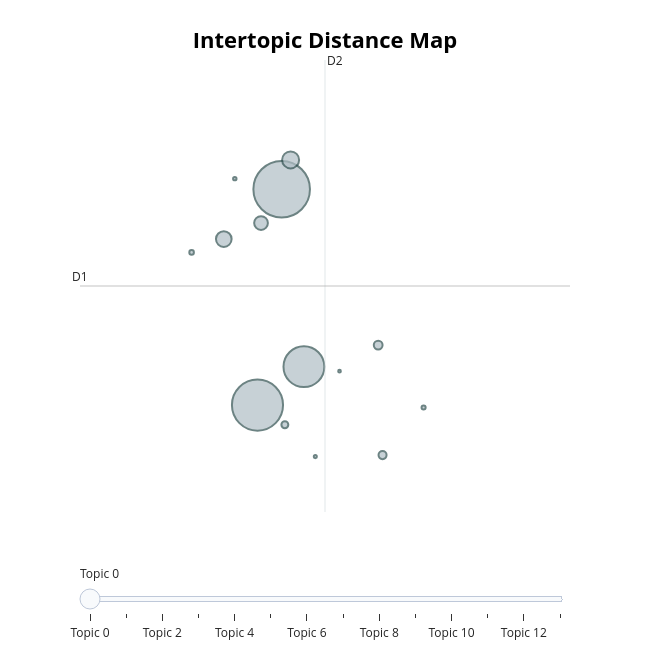
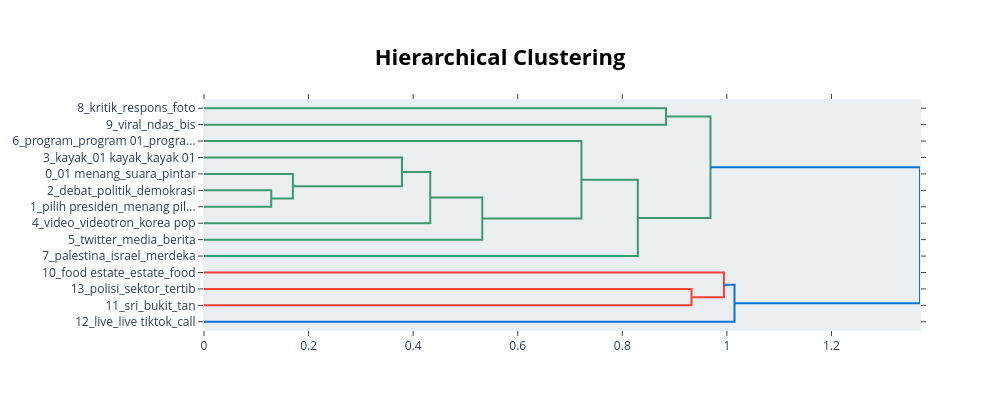
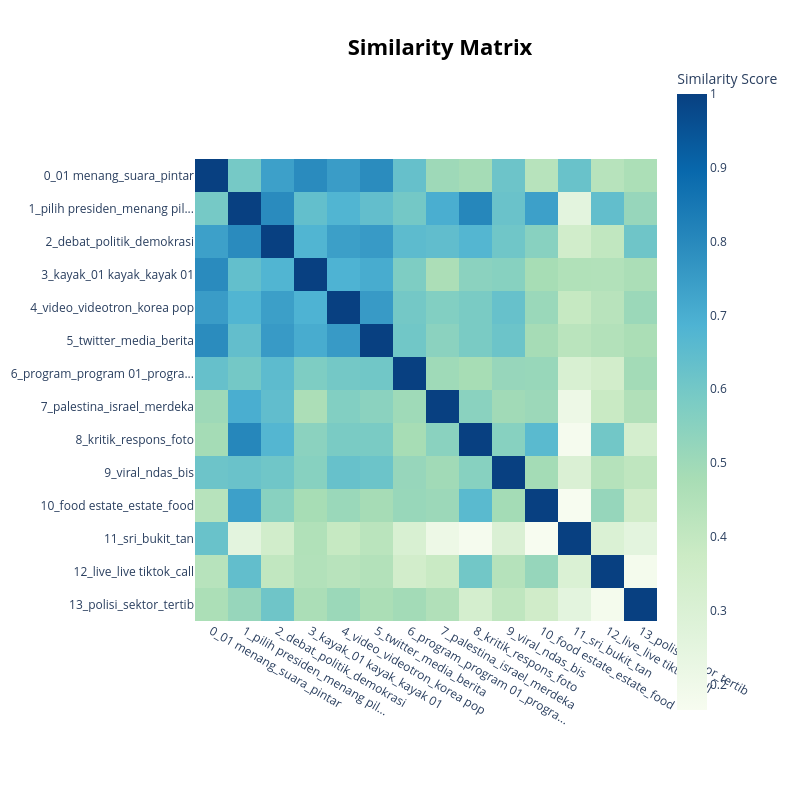

Source (notebook cell) for these figures, in order:
### Code cell
# Get the improved topic information
topic_info = topic_model.get_topic_info()
print("\nImproved Topic Information:")
print(topic_info.head(10))

# Print topics with their new labels
print("\Topik Pembicaraan Masyarakat terhadap Pasangan Anies-Cak Imin:")
for index, row in topic_info.iterrows():
    if row["Topic"] != -1:  # Skip outlier topic
        topic_id = row["Topic"]
        words = [word[0] for word in topic_model.get_topic(topic_id)[:8]]
        print(f"Theme: {row['Name']}")
        print(f"Keywords: {', '.join(words)}")
        print(f"Document count: {row['Count']}")
        print("-" * 50)

# Create a topic distribution visualization
plt.figure(figsize=(12, 6))
topic_counts = topic_info[topic_info["Topic"] != -1]["Count"]
topic_names = [label for topic, label in topic_labels.items() if topic != -1][:len(topic_counts)]

# Plot with better color scheme
bars = plt.bar(topic_names, topic_counts, color=plt.cm.viridis(np.linspace(0, 1, len(topic_counts))))

# Add count labels on top of bars
for bar in bars:
    height = bar.get_height()
    plt.text(bar.get_x() + bar.get_width()/2., height + 0.5,
            f'{int(height)}', ha='center', va='bottom', fontweight='bold')

plt.xticks(rotation=45, ha="right")
plt.title("Distribusi Topik Pembicaraan Masyarakat terhadap Pasangan Anies-Cak Imin", fontsize=14, fontweight='bold')
plt.xlabel("Topik Pembicaraan", fontsize=12)
plt.ylabel("Number of Tweets", fontsize=12)
plt.tight_layout()
plt.grid(axis='y', linestyle='--', alpha=0.7)
plt.show()

# Display interactive visualizations
intertopic_map = topic_model.visualize_topics()
display(intertopic_map)

# Create hierarchical clustering visualization
hierarchy = topic_model.visualize_hierarchy()
display(hierarchy)

# Create heatmap of topic similarities
heatmap = topic_model.visualize_heatmap()
display(heatmap)

# Create word clouds for top 3 topics
plt.figure(figsize=(15, 10))
for i, topic_id in enumerate(topic_info[topic_info['Topic'] != -1]['Topic'][:3]):
    plt.subplot(1, 3, i+1)
    
    # Get topic words and weights
    words = dict(topic_model.get_topic(topic_id)[:15])
    
    # Create and display wordcloud
    wordcloud = WordCloud(width=400, height=400, background_color='white', 
                          colormap='viridis', max_words=50).generate_from_frequencies(words)
    
    plt.imshow(wordcloud, interpolation='bilinear')
    plt.title(f"Topic: {topic_labels[topic_id]}", fontsize=12)
    plt.axis('off')

plt.tight_layout()
plt.show()

### Figure 1 — Plotly figure (JSON) as saved in the notebook; plotly's stock layout.template omitted (floating-point values rounded to 4 significant figures)
{"data": [{"customdata": [[0, "01 menang | suara | pintar | pilih 01 | 01 01", 6283], [1, "pilih presiden | menang pilih presiden | sambut | bangsa | maju", 5131], [2, "debat | politik | demokrasi | calon presiden | calon wakil presiden", 3274], [3, "kayak | 01 kayak | kayak 01 | kayak dukung | kayak dukung 01", 567], [4, "video | videotron | korea pop | korea | pop", 480], [5, "twitter | media | berita | media sosial | sosial", 371], [6, "program | program 01 | program kerja | misi program | visi misi program", 152], [7, "palestina | israel | merdeka | free | aksi", 127], [8, "kritik | respons | foto | komentar | lihat foto", 94], [9, "viral | ndas | bis | jelek 01 | angkut", 41], [10, "food estate | estate | food | siang gratis | gratis", 33], [11, "sri | bukit | tan | bintang | ismail", 23], [12, "live | live tiktok | call | tik | tik tok", 18], [13, "polisi | sektor | tertib | laksana | bina", 14]], "hovertemplate": "<b>Topic %{customdata[0]}</b><br>%{customdata[1]}<br>Size: %{customdata[2]}", "legendgroup": "", "marker": {"color": "#B0BEC5", "line": {"color": "DarkSlateGrey", "width": 2}, "size": [6283, 5131, 3274, 567, 480, 371, 152, 127, 94, 41, 33, 23, 18, 14], "sizemode": "area", "sizeref": 3.927, "symbol": "circle"}, "mode": "markers", "name": "", "orientation": "v", "showlegend": false, "type": "scatter", "x": [9.331, 9.061, 9.58, 9.431, 8.684, 9.1, 10.41, 10.46, 9.367, 8.324, 10.92, 8.807, 9.708, 9.979], "xaxis": "x", "y": [10.66, 7.043, 7.685, 11.15, 9.821, 10.09, 8.046, 6.205, 6.713, 9.598, 7.002, 10.83, 6.18, 7.61], "yaxis": "y"}], "layout": {"annotations": [{"showarrow": false, "text": "D1", "x": 7.075, "y": 9.036, "yshift": 10}, {"showarrow": false, "text": "D2", "x": 9.816, "xshift": 10, "y": 12.82}], "height": 650, "hoverlabel": {"bgcolor": "white", "font": {"family": "Rockwell", "size": 16}}, "legend": {"itemsizing": "constant", "tracegroupgap": 0}, "margin": {"t": 60}, "shapes": [{"line": {"color": "#CFD8DC", "width": 2}, "type": "line", "x0": 9.816, "x1": 9.816, "y0": 5.253, "y1": 12.82}, {"line": {"color": "#9E9E9E", "width": 2}, "type": "line", "x0": 7.075, "x1": 12.56, "y0": 9.036, "y1": 9.036}], "sliders": [{"active": 0, "pad": {"t": 50}, "steps": [{"args": [{"marker.color": [["red", "#B0BEC5", "#B0BEC5", "#B0BEC5", "#B0BEC5", "#B0BEC5", "#B0BEC5", "#B0BEC5", "#B0BEC5", "#B0BEC5", "#B0BEC5", "#B0BEC5", "#B0BEC5", "#B0BEC5"]]}], "label": "Topic 0", "method": "update"}, {"args": [{"marker.color": [["#B0BEC5", "red", "#B0BEC5", "#B0BEC5", "#B0BEC5", "#B0BEC5", "#B0BEC5", "#B0BEC5", "#B0BEC5", "#B0BEC5", "#B0BEC5", "#B0BEC5", "#B0BEC5", "#B0BEC5"]]}], "label": "Topic 1", "method": "update"}, {"args": [{"marker.color": [["#B0BEC5", "#B0BEC5", "red", "#B0BEC5", "#B0BEC5", "#B0BEC5", "#B0BEC5", "#B0BEC5", "#B0BEC5", "#B0BEC5", "#B0BEC5", "#B0BEC5", "#B0BEC5", "#B0BEC5"]]}], "label": "Topic 2", "method": "update"}, {"args": [{"marker.color": [["#B0BEC5", "#B0BEC5", "#B0BEC5", "red", "#B0BEC5", "#B0BEC5", "#B0BEC5", "#B0BEC5", "#B0BEC5", "#B0BEC5", "#B0BEC5", "#B0BEC5", "#B0BEC5", "#B0BEC5"]]}], "label": "Topic 3", "method": "update"}, {"args": [{"marker.color": [["#B0BEC5", "#B0BEC5", "#B0BEC5", "#B0BEC5", "red", "#B0BEC5", "#B0BEC5", "#B0BEC5", "#B0BEC5", "#B0BEC5", "#B0BEC5", "#B0BEC5", "#B0BEC5", "#B0BEC5"]]}], "label": "Topic 4", "method": "update"}, {"args": [{"marker.color": [["#B0BEC5", "#B0BEC5", "#B0BEC5", "#B0BEC5", "#B0BEC5", "red", "#B0BEC5", "#B0BEC5", "#B0BEC5", "#B0BEC5", "#B0BEC5", "#B0BEC5", "#B0BEC5", "#B0BEC5"]]}], "label": "Topic 5", "method": "update"}, {"args": [{"marker.color": [["#B0BEC5", "#B0BEC5", "#B0BEC5", "#B0BEC5", "#B0BEC5", "#B0BEC5", "red", "#B0BEC5", "#B0BEC5", "#B0BEC5", "#B0BEC5", "#B0BEC5", "#B0BEC5", "#B0BEC5"]]}], "label": "Topic 6", "method": "update"}, {"args": [{"marker.color": [["#B0BEC5", "#B0BEC5", "#B0BEC5", "#B0BEC5", "#B0BEC5", "#B0BEC5", "#B0BEC5", "red", "#B0BEC5", "#B0BEC5", "#B0BEC5", "#B0BEC5", "#B0BEC5", "#B0BEC5"]]}], "label": "Topic 7", "method": "update"}, {"args": [{"marker.color": [["#B0BEC5", "#B0BEC5", "#B0BEC5", "#B0BEC5", "#B0BEC5", "#B0BEC5", "#B0BEC5", "#B0BEC5", "red", "#B0BEC5", "#B0BEC5", "#B0BEC5", "#B0BEC5", "#B0BEC5"]]}], "label": "Topic 8", "method": "update"}, {"args": [{"marker.color": [["#B0BEC5", "#B0BEC5", "#B0BEC5", "#B0BEC5", "#B0BEC5", "#B0BEC5", "#B0BEC5", "#B0BEC5", "#B0BEC5", "red", "#B0BEC5", "#B0BEC5", "#B0BEC5", "#B0BEC5"]]}], "label": "Topic 9", "method": "update"}, {"args": [{"marker.color": [["#B0BEC5", "#B0BEC5", "#B0BEC5", "#B0BEC5", "#B0BEC5", "#B0BEC5", "#B0BEC5", "#B0BEC5", "#B0BEC5", "#B0BEC5", "red", "#B0BEC5", "#B0BEC5", "#B0BEC5"]]}], "label": "Topic 10", "method": "update"}, {"args": [{"marker.color": [["#B0BEC5", "#B0BEC5", "#B0BEC5", "#B0BEC5", "#B0BEC5", "#B0BEC5", "#B0BEC5", "#B0BEC5", "#B0BEC5", "#B0BEC5", "#B0BEC5", "red", "#B0BEC5", "#B0BEC5"]]}], "label": "Topic 11", "method": "update"}, {"args": [{"marker.color": [["#B0BEC5", "#B0BEC5", "#B0BEC5", "#B0BEC5", "#B0BEC5", "#B0BEC5", "#B0BEC5", "#B0BEC5", "#B0BEC5", "#B0BEC5", "#B0BEC5", "#B0BEC5", "red", "#B0BEC5"]]}], "label": "Topic 12", "method": "update"}, {"args": [{"marker.color": [["#B0BEC5", "#B0BEC5", "#B0BEC5", "#B0BEC5", "#B0BEC5", "#B0BEC5", "#B0BEC5", "#B0BEC5", "#B0BEC5", "#B0BEC5", "#B0BEC5", "#B0BEC5", "#B0BEC5", "red"]]}], "label": "Topic 13", "method": "update"}]}], "title": {"font": {"color": "Black", "size": 22}, "text": "<b>Intertopic Distance Map</b>", "x": 0.5, "xanchor": "center", "y": 0.95, "yanchor": "top"}, "width": 650, "xaxis": {"anchor": "y", "domain": [0, 1], "range": [7.075, 12.56], "title": {"text": ""}, "visible": false}, "yaxis": {"anchor": "x", "domain": [0, 1], "range": [5.253, 12.82], "title": {"text": ""}, "visible": false}}}

### Figure 2 — Plotly figure (JSON) as saved in the notebook; plotly's stock layout.template omitted (floating-point values rounded to 4 significant figures)
{"data": [{"hoverinfo": "text", "marker": {"color": "rgb(61,153,112)"}, "mode": "lines", "type": "scatter", "x": [0.0, 0.8835, 0.8835, 0.0], "xaxis": "x", "y": [-5.0, -5.0, -15.0, -15.0], "yaxis": "y"}, {"hoverinfo": "text", "marker": {"color": "rgb(61,153,112)"}, "mode": "lines", "type": "scatter", "x": [0.0, 0.1286, 0.1286, 0.0], "xaxis": "x", "y": [-55.0, -55.0, -65.0, -65.0], "yaxis": "y"}, {"hoverinfo": "text", "marker": {"color": "rgb(61,153,112)"}, "mode": "lines", "type": "scatter", "x": [0.0, 0.17, 0.17, 0.1286], "xaxis": "x", "y": [-45.0, -45.0, -60.0, -60.0], "yaxis": "y"}, {"hoverinfo": "text", "marker": {"color": "rgb(61,153,112)"}, "mode": "lines", "type": "scatter", "x": [0.0, 0.3786, 0.3786, 0.17], "xaxis": "x", "y": [-35.0, -35.0, -52.5, -52.5], "yaxis": "y"}, {"hoverinfo": "text", "marker": {"color": "rgb(61,153,112)"}, "mode": "lines", "type": "scatter", "x": [0.3786, 0.4326, 0.4326, 0.0], "xaxis": "x", "y": [-43.75, -43.75, -75.0, -75.0], "yaxis": "y"}, {"hoverinfo": "text", "marker": {"color": "rgb(61,153,112)"}, "mode": "lines", "type": "scatter", "x": [0.4326, 0.5322, 0.5322, 0.0], "xaxis": "x", "y": [-59.38, -59.38, -85.0, -85.0], "yaxis": "y"}, {"hoverinfo": "text", "marker": {"color": "rgb(61,153,112)"}, "mode": "lines", "type": "scatter", "x": [0.0, 0.7218, 0.7218, 0.5322], "xaxis": "x", "y": [-25.0, -25.0, -72.19, -72.19], "yaxis": "y"}, {"hoverinfo": "text", "marker": {"color": "rgb(61,153,112)"}, "mode": "lines", "type": "scatter", "x": [0.7218, 0.8297, 0.8297, 0.0], "xaxis": "x", "y": [-48.59, -48.59, -95.0, -95.0], "yaxis": "y"}, {"hoverinfo": "text", "marker": {"color": "rgb(61,153,112)"}, "mode": "lines", "type": "scatter", "x": [0.8835, 0.9687, 0.9687, 0.8297], "xaxis": "x", "y": [-10.0, -10.0, -71.8, -71.8], "yaxis": "y"}, {"hoverinfo": "text", "marker": {"color": "rgb(255,65,54)"}, "mode": "lines", "type": "scatter", "x": [0.0, 0.9323, 0.9323, 0.0], "xaxis": "x", "y": [-115.0, -115.0, -125.0, -125.0], "yaxis": "y"}, {"hoverinfo": "text", "marker": {"color": "rgb(255,65,54)"}, "mode": "lines", "type": "scatter", "x": [0.0, 0.9944, 0.9944, 0.9323], "xaxis": "x", "y": [-105.0, -105.0, -120.0, -120.0], "yaxis": "y"}, {"hoverinfo": "text", "marker": {"color": "rgb(0,116,217)"}, "mode": "lines", "type": "scatter", "x": [0.9944, 1.015, 1.015, 0.0], "xaxis": "x", "y": [-112.5, -112.5, -135.0, -135.0], "yaxis": "y"}, {"hoverinfo": "text", "marker": {"color": "rgb(0,116,217)"}, "mode": "lines", "type": "scatter", "x": [0.9687, 1.369, 1.369, 1.015], "xaxis": "x", "y": [-40.9, -40.9, -123.8, -123.8], "yaxis": "y"}], "layout": {"autosize": false, "height": 410, "hoverlabel": {"bgcolor": "white", "font": {"family": "Rockwell", "size": 16}}, "hovermode": "closest", "plot_bgcolor": "#ECEFF1", "showlegend": false, "title": {"font": {"color": "Black", "size": 22}, "text": "<b>Hierarchical Clustering</b>", "x": 0.5, "xanchor": "center", "yanchor": "top"}, "width": 1000, "xaxis": {"mirror": "allticks", "rangemode": "tozero", "showgrid": false, "showline": true, "showticklabels": true, "ticks": "outside", "type": "linear", "zeroline": false}, "yaxis": {"mirror": "allticks", "range": [-140, 0], "rangemode": "tozero", "showgrid": false, "showline": true, "showticklabels": true, "tickmode": "array", "ticks": "outside", "ticktext": ["8_kritik_respons_foto", "9_viral_ndas_bis", "6_program_program 01_progra...", "3_kayak_01 kayak_kayak 01", "0_01 menang_suara_pintar", "2_debat_politik_demokrasi", "1_pilih presiden_menang pil...", "4_video_videotron_korea pop", "5_twitter_media_berita", "7_palestina_israel_merdeka", "10_food estate_estate_food", "13_polisi_sektor_tertib", "11_sri_bukit_tan", "12_live_live tiktok_call"], "tickvals": [-5, -15, -25, -35, -45, -55, -65, -75, -85, -95, -105, -115, -125, -135], "type": "linear", "zeroline": false}}}

### Figure 3 — Plotly figure (JSON) as saved in the notebook; plotly's stock layout.template omitted (floating-point values rounded to 4 significant figures; data arrays with more than 128 entries replaced by an {"elided": "..."} marker saying what was removed)
{"data": [{"coloraxis": "coloraxis", "hovertemplate": "x: %{x}<br>y: %{y}<br>Similarity Score: %{z}<extra></extra>", "name": "0", "type": "heatmap", "x": ["0_01 menang_suara_pintar", "1_pilih presiden_menang pil...", "2_debat_politik_demokrasi", "3_kayak_01 kayak_kayak 01", "4_video_videotron_korea pop", "5_twitter_media_berita", "6_program_program 01_progra...", "7_palestina_israel_merdeka", "8_kritik_respons_foto", "9_viral_ndas_bis", "10_food estate_estate_food", "11_sri_bukit_tan", "12_live_live tiktok_call", "13_polisi_sektor_tertib"], "xaxis": "x", "y": ["0_01 menang_suara_pintar", "1_pilih presiden_menang pil...", "2_debat_politik_demokrasi", "3_kayak_01 kayak_kayak 01", "4_video_videotron_korea pop", "5_twitter_media_berita", "6_program_program 01_progra...", "7_palestina_israel_merdeka", "8_kritik_respons_foto", "9_viral_ndas_bis", "10_food estate_estate_food", "11_sri_bukit_tan", "12_live_live tiktok_call", "13_polisi_sektor_tertib"], "yaxis": "y", "z": {"elided": "14x14 float values"}}], "layout": {"coloraxis": {"colorbar": {"title": {"text": "Similarity Score"}}, "colorscale": [[0, "rgb(247,252,240)"], [0.125, "rgb(224,243,219)"], [0.25, "rgb(204,235,197)"], [0.375, "rgb(168,221,181)"], [0.5, "rgb(123,204,196)"], [0.625, "rgb(78,179,211)"], [0.75, "rgb(43,140,190)"], [0.875, "rgb(8,104,172)"], [1, "rgb(8,64,129)"]]}, "height": 800, "hoverlabel": {"bgcolor": "white", "font": {"family": "Rockwell", "size": 16}}, "legend": {"title": {"text": "Trend"}}, "margin": {"t": 60}, "showlegend": true, "title": {"font": {"color": "Black", "size": 22}, "text": "<b>Similarity Matrix</b>", "x": 0.55, "xanchor": "center", "y": 0.95, "yanchor": "top"}, "width": 800, "xaxis": {"anchor": "y", "constrain": "domain", "domain": [0, 1], "scaleanchor": "y"}, "yaxis": {"anchor": "x", "autorange": "reversed", "constrain": "domain", "domain": [0, 1]}}}
